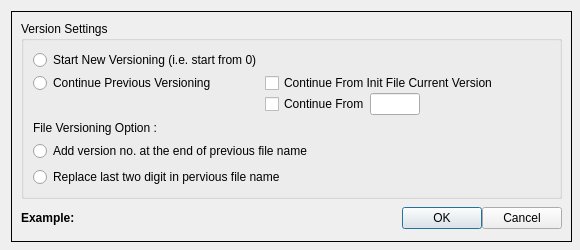
<?xml version="1.0" encoding="UTF-8"?>
<ui version="4.0">
 <class>DialogVersionSettings</class>
 <widget class="QDialog" name="DialogVersionSettings">
  <property name="windowModality">
   <enum>Qt::ApplicationModal</enum>
  </property>
  <property name="geometry">
   <rect>
    <x>0</x>
    <y>0</y>
    <width>580</width>
    <height>250</height>
   </rect>
  </property>
  <property name="minimumSize">
   <size>
    <width>580</width>
    <height>250</height>
   </size>
  </property>
  <property name="maximumSize">
   <size>
    <width>580</width>
    <height>250</height>
   </size>
  </property>
  <property name="windowTitle">
   <string>Version Settings</string>
  </property>
  <layout class="QGridLayout" name="gridLayout_7">
   <item row="0" column="0">
    <widget class="QFrame" name="frameVersionSetting_2">
     <property name="minimumSize">
      <size>
       <width>561</width>
       <height>231</height>
      </size>
     </property>
     <property name="maximumSize">
      <size>
       <width>561</width>
       <height>231</height>
      </size>
     </property>
     <property name="autoFillBackground">
      <bool>true</bool>
     </property>
     <property name="locale">
      <locale language="English" country="UnitedStates"/>
     </property>
     <property name="frameShape">
      <enum>QFrame::Panel</enum>
     </property>
     <property name="frameShadow">
      <enum>QFrame::Plain</enum>
     </property>
     <layout class="QGridLayout" name="gridLayout_6">
      <item row="1" column="0">
       <widget class="QFrame" name="frame">
        <property name="frameShape">
         <enum>QFrame::NoFrame</enum>
        </property>
        <property name="frameShadow">
         <enum>QFrame::Raised</enum>
        </property>
        <layout class="QGridLayout" name="gridLayout" columnstretch="2,0,0">
         <property name="margin">
          <number>0</number>
         </property>
         <property name="spacing">
          <number>0</number>
         </property>
         <item row="0" column="0">
          <widget class="QLabel" name="lblExample">
           <property name="font">
            <font>
             <weight>75</weight>
             <bold>true</bold>
            </font>
           </property>
           <property name="text">
            <string>Example: </string>
           </property>
          </widget>
         </item>
         <item row="0" column="1">
          <widget class="QPushButton" name="buttonOk">
           <property name="maximumSize">
            <size>
             <width>100</width>
             <height>16777215</height>
            </size>
           </property>
           <property name="text">
            <string>OK</string>
           </property>
          </widget>
         </item>
         <item row="0" column="2">
          <widget class="QPushButton" name="buttonCancel">
           <property name="maximumSize">
            <size>
             <width>100</width>
             <height>16777215</height>
            </size>
           </property>
           <property name="text">
            <string>Cancel</string>
           </property>
          </widget>
         </item>
        </layout>
       </widget>
      </item>
      <item row="0" column="0">
       <widget class="QGroupBox" name="groupBoxVersionSettings">
        <property name="styleSheet">
         <string notr="true">border=1;</string>
        </property>
        <property name="title">
         <string>Version Settings</string>
        </property>
        <property name="flat">
         <bool>false</bool>
        </property>
        <layout class="QGridLayout" name="gridLayout_4">
         <item row="0" column="0">
          <widget class="QFrame" name="frame_4">
           <property name="frameShape">
            <enum>QFrame::NoFrame</enum>
           </property>
           <property name="frameShadow">
            <enum>QFrame::Raised</enum>
           </property>
           <layout class="QGridLayout" name="gridLayout_3">
            <property name="margin">
             <number>0</number>
            </property>
            <property name="spacing">
             <number>3</number>
            </property>
            <item row="1" column="1" rowspan="2">
             <widget class="QFrame" name="frame_2">
              <property name="frameShape">
               <enum>QFrame::NoFrame</enum>
              </property>
              <property name="frameShadow">
               <enum>QFrame::Raised</enum>
              </property>
              <layout class="QGridLayout" name="gridLayout_2">
               <property name="margin">
                <number>0</number>
               </property>
               <property name="spacing">
                <number>0</number>
               </property>
               <item row="0" column="0" colspan="4">
                <widget class="QCheckBox" name="checkBoxContinueFromInitFile">
                 <property name="text">
                  <string>Continue From Init File Current Version</string>
                 </property>
                </widget>
               </item>
               <item row="1" column="0">
                <widget class="QCheckBox" name="checkBoxContinueFrom">
                 <property name="text">
                  <string>Continue From</string>
                 </property>
                </widget>
               </item>
               <item row="1" column="1">
                <widget class="QLineEdit" name="textCurrentVersion">
                 <property name="minimumSize">
                  <size>
                   <width>0</width>
                   <height>22</height>
                  </size>
                 </property>
                 <property name="maximumSize">
                  <size>
                   <width>50</width>
                   <height>22</height>
                  </size>
                 </property>
                </widget>
               </item>
               <item row="1" column="2" colspan="2">
                <widget class="QFrame" name="frame_3">
                 <property name="frameShape">
                  <enum>QFrame::NoFrame</enum>
                 </property>
                 <property name="frameShadow">
                  <enum>QFrame::Raised</enum>
                 </property>
                </widget>
               </item>
              </layout>
             </widget>
            </item>
            <item row="1" column="0">
             <widget class="QRadioButton" name="radioButtonContinuePreviousVersioning">
              <property name="text">
               <string>Continue Previous Versioning</string>
              </property>
             </widget>
            </item>
            <item row="2" column="0">
             <widget class="QFrame" name="frame_5">
              <property name="frameShape">
               <enum>QFrame::NoFrame</enum>
              </property>
              <property name="frameShadow">
               <enum>QFrame::Raised</enum>
              </property>
             </widget>
            </item>
            <item row="0" column="0">
             <widget class="QRadioButton" name="radioButtonStartNewVersion">
              <property name="text">
               <string>Start New Versioning (i.e. start from 0)</string>
              </property>
             </widget>
            </item>
           </layout>
          </widget>
         </item>
         <item row="1" column="0">
          <widget class="QFrame" name="frameFileVersionningOptionGroup">
           <property name="frameShape">
            <enum>QFrame::NoFrame</enum>
           </property>
           <property name="frameShadow">
            <enum>QFrame::Raised</enum>
           </property>
           <layout class="QGridLayout" name="gridLayout_5">
            <property name="horizontalSpacing">
             <number>0</number>
            </property>
            <property name="margin">
             <number>0</number>
            </property>
            <item row="0" column="0">
             <widget class="QLabel" name="labelSavingOption">
              <property name="text">
               <string>File Versioning Option :</string>
              </property>
             </widget>
            </item>
            <item row="1" column="0">
             <widget class="QRadioButton" name="radioButtonAddVersionNoToFile">
              <property name="text">
               <string>Add version no. at the end of previous file name</string>
              </property>
             </widget>
            </item>
            <item row="2" column="0">
             <widget class="QRadioButton" name="radioButtonReplaceVersionNumberInFile">
              <property name="text">
               <string>Replace last two digit in pervious file name</string>
              </property>
             </widget>
            </item>
           </layout>
          </widget>
         </item>
        </layout>
       </widget>
      </item>
     </layout>
    </widget>
   </item>
  </layout>
 </widget>
 <resources/>
 <connections/>
</ui>
